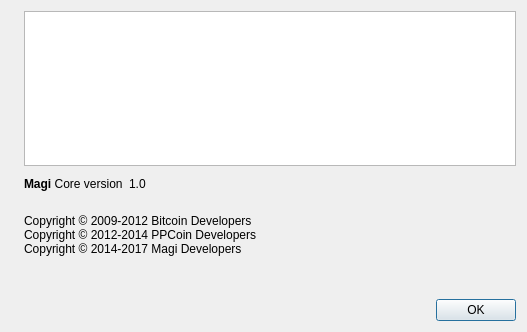
<?xml version="1.0" encoding="UTF-8"?>
<ui version="4.0">
 <class>AboutDialog</class>
 <widget class="QDialog" name="AboutDialog">
  <property name="geometry">
   <rect>
    <x>0</x>
    <y>0</y>
    <width>527</width>
    <height>332</height>
   </rect>
  </property>
  <property name="sizePolicy">
   <sizepolicy hsizetype="Preferred" vsizetype="Expanding">
    <horstretch>0</horstretch>
    <verstretch>0</verstretch>
   </sizepolicy>
  </property>
  <property name="windowTitle">
   <string>About Magi</string>
  </property>
  <layout class="QGridLayout" name="gridLayout">
   <item row="0" column="0">
    <layout class="QVBoxLayout" name="verticalLayoutLogo">
     <item>
      <widget class="QLabel" name="aboutLogo">
       <property name="sizePolicy">
        <sizepolicy hsizetype="Preferred" vsizetype="Ignored">
         <horstretch>0</horstretch>
         <verstretch>0</verstretch>
        </sizepolicy>
       </property>
       <property name="pixmap">
        <pixmap resource="../magi.qrc">:/images/about</pixmap>
       </property>
       <property name="alignment">
        <set>Qt::AlignLeading|Qt::AlignLeft|Qt::AlignTop</set>
       </property>
      </widget>
     </item>
    </layout>
   </item>
   <item row="0" column="1">
    <layout class="QVBoxLayout" name="verticalLayout_2">
     <item>
      <widget class="QTextEdit" name="textEdit"/>
     </item>
     <item>
      <spacer name="verticalSpacer_2">
       <property name="orientation">
        <enum>Qt::Vertical</enum>
       </property>
       <property name="sizeHint" stdset="0">
        <size>
         <width>20</width>
         <height>40</height>
        </size>
       </property>
      </spacer>
     </item>
     <item>
      <layout class="QHBoxLayout" name="horizontalLayout">
       <item>
        <widget class="QLabel" name="label">
         <property name="cursor">
          <cursorShape>IBeamCursor</cursorShape>
         </property>
         <property name="text">
          <string>&lt;b&gt;Magi&lt;/b&gt; Core version</string>
         </property>
         <property name="textInteractionFlags">
          <set>Qt::LinksAccessibleByMouse|Qt::TextSelectableByKeyboard|Qt::TextSelectableByMouse</set>
         </property>
        </widget>
       </item>
       <item>
        <widget class="QLabel" name="versionLabel">
         <property name="cursor">
          <cursorShape>IBeamCursor</cursorShape>
         </property>
         <property name="text">
          <string notr="true">1.0</string>
         </property>
         <property name="textInteractionFlags">
          <set>Qt::LinksAccessibleByMouse|Qt::TextSelectableByKeyboard|Qt::TextSelectableByMouse</set>
         </property>
        </widget>
       </item>
       <item>
        <spacer name="horizontalSpacer">
         <property name="orientation">
          <enum>Qt::Horizontal</enum>
         </property>
         <property name="sizeHint" stdset="0">
          <size>
           <width>40</width>
           <height>20</height>
          </size>
         </property>
        </spacer>
       </item>
      </layout>
     </item>
     <item>
      <widget class="QLabel" name="copyrightLabel">
       <property name="cursor">
        <cursorShape>IBeamCursor</cursorShape>
       </property>
       <property name="text">
        <string>
Copyright © 2009-2012 Bitcoin Developers
Copyright © 2012-2014 PPCoin Developers
Copyright © 2014-2017 Magi Developers
</string>
       </property>
       <property name="textInteractionFlags">
        <set>Qt::LinksAccessibleByMouse|Qt::TextSelectableByKeyboard|Qt::TextSelectableByMouse</set>
       </property>
      </widget>
     </item>
     <item>
      <widget class="QLabel" name="aboutMessage">
       <property name="cursor">
        <cursorShape>IBeamCursor</cursorShape>
       </property>
       <property name="text">
        <string/>
       </property>
       <property name="wordWrap">
        <bool>true</bool>
       </property>
       <property name="textInteractionFlags">
        <set>Qt::LinksAccessibleByMouse|Qt::TextSelectableByKeyboard|Qt::TextSelectableByMouse</set>
       </property>
      </widget>
     </item>
     <item>
      <spacer name="verticalSpacer">
       <property name="orientation">
        <enum>Qt::Vertical</enum>
       </property>
       <property name="sizeHint" stdset="0">
        <size>
         <width>20</width>
         <height>40</height>
        </size>
       </property>
      </spacer>
     </item>
     <item>
      <widget class="QDialogButtonBox" name="buttonBox">
       <property name="orientation">
        <enum>Qt::Horizontal</enum>
       </property>
       <property name="standardButtons">
        <set>QDialogButtonBox::Ok</set>
       </property>
      </widget>
     </item>
    </layout>
   </item>
  </layout>
 </widget>
 <resources>
  <include location="../magi.qrc"/>
 </resources>
 <connections>
  <connection>
   <sender>buttonBox</sender>
   <signal>accepted()</signal>
   <receiver>AboutDialog</receiver>
   <slot>accept()</slot>
   <hints>
    <hint type="sourcelabel">
     <x>360</x>
     <y>308</y>
    </hint>
    <hint type="destinationlabel">
     <x>157</x>
     <y>274</y>
    </hint>
   </hints>
  </connection>
  <connection>
   <sender>buttonBox</sender>
   <signal>rejected()</signal>
   <receiver>AboutDialog</receiver>
   <slot>reject()</slot>
   <hints>
    <hint type="sourcelabel">
     <x>428</x>
     <y>308</y>
    </hint>
    <hint type="destinationlabel">
     <x>286</x>
     <y>274</y>
    </hint>
   </hints>
  </connection>
 </connections>
</ui>
